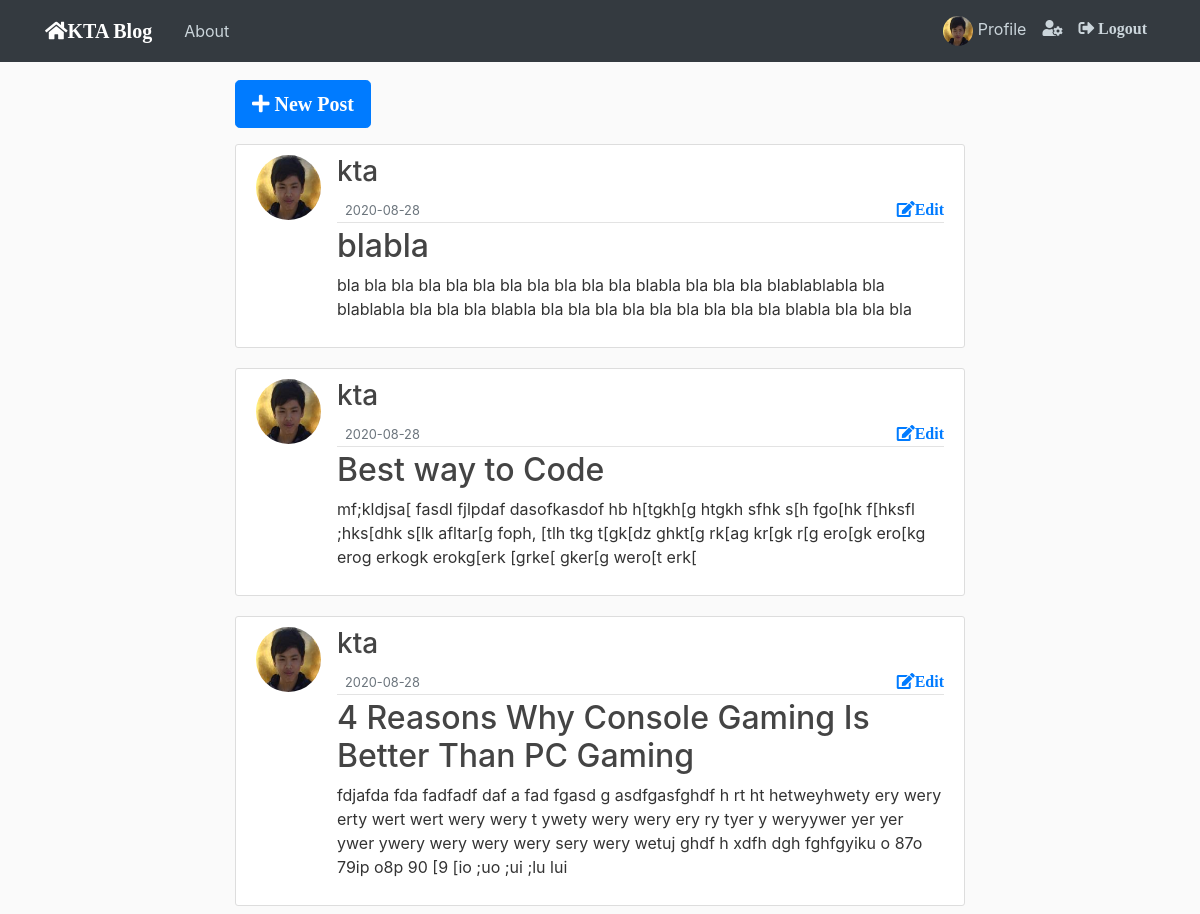
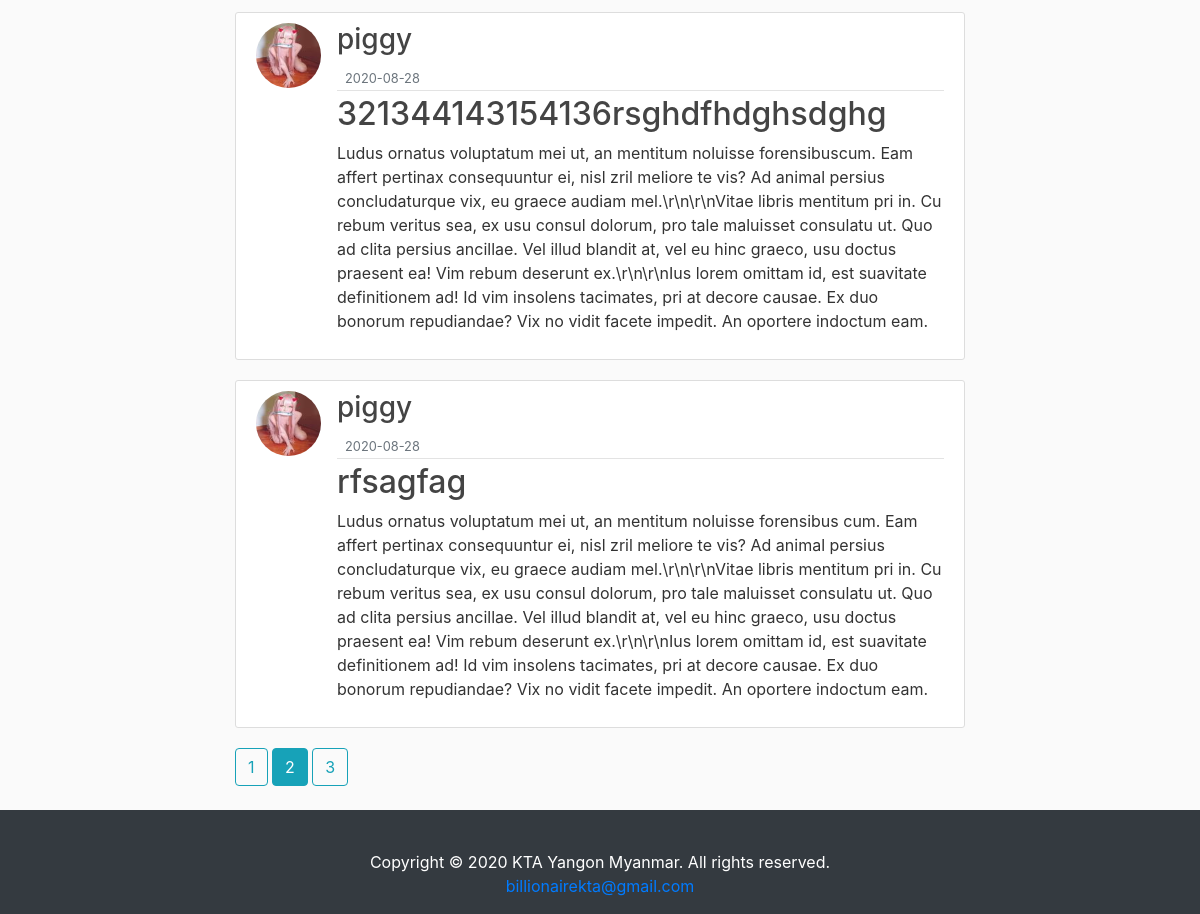
/home?page=2 (signed in), run on the app's committed database (2 pictures, top to bottom).
### flaskblog/model.py (models this page shows, shortened)
class User(db.Model, UserMixin):
    id = db.Column(db.Integer, primary_key=True)
    username = db.Column(db.String(20), unique=True, nullable=False)
    email = db.Column(db.String(120), unique=True, nullable=False)
    image_file = db.Column(db.String(20), nullable=False, default='default.jpg')
    password = db.Column(db.String(60), nullable=False)
    posts = db.relationship('Post', backref='author', lazy=True)

class Post(db.Model):
    id = db.Column(db.Integer, primary_key=True)
    title = db.Column(db.String(100), nullable=False)
    date_posted = db.Column(db.DateTime, nullable=False, default=datetime.utcnow)
    content = db.Column(db.Text, nullable=False)
    user_id = db.Column(db.Integer, db.ForeignKey('user.id'), nullable=False)

### flaskblog/main/route.py (the view)
@main.route("/")
@main.route('/home')
@login_required
def home():
    page = request.args.get('page', 1, type=int)
    posts = Post.query.order_by(Post.date_posted.desc()).paginate(page=page, per_page=5)
    return render_template('index.html', posts=posts)

### flaskblog/model.py (called while the page is built)
@login_manager.user_loader
def load_user(user_id):
    return User.query.get(int(user_id))

### flaskblog/templates/index.html
{% extends "base.html" %}
{% block body %}
     {% if current_user.is_authenticated %}
        <a href="{{ url_for('posts.new_post') }}" class="btn btn-primary btn-lg mb-3" role="button" aria-disabled="true"><i style="color: light;" class="fas fa-plus"> New Post</i></a>
     {% endif %}
     {% for post in posts.items %}
        <article class="media content-section">
          <img class="rounded-circle article-img" src="{{ url_for('static', filename='profile_pics/' + post.author.image_file) }}">
          <div class="media-body">
            <div class="article-metadata">
                <a class="mr-2" href="{{ url_for('users.user_posts', username=post.author.username) }}"><h3>{{ post.author.username }}</h3></a>
              <small class="text-muted">{{ post.date_posted.strftime('%Y-%m-%d') }}</small>
                {% if post.author == current_user %}
                <a class="float-right" href="{{ url_for('posts.post', post_id=post.id) }}"><i style="color: light;" class="fas fa-edit">Edit</i></a>
                {% endif %}
            </div>
            <h2><a class="article-title" href="{{ url_for('posts.post', post_id=post.id) }}">{{ post.title }}</a></h2>
            <p class="article-content">{{ post.content }}</p>
          </div>
        </article>
    {% endfor %}
    {% for page_num in posts.iter_pages(left_edge=1, right_edge=1, left_current=1, right_current=2) %}
      {% if page_num %}
        {% if posts.page == page_num %}
          <a class="btn btn-info mb-4" href="{{ url_for('main.home', page=page_num) }}">{{ page_num }}</a>
        {% else %}
          <a class="btn btn-outline-info mb-4" href="{{ url_for('main.home', page=page_num) }}">{{ page_num }}</a>
        {% endif %}
      {% else %}
        ...
      {% endif %}
    {% endfor %}
{% endblock %}

### flaskblog/templates/base.html (shortened to what this page needs)
<!DOCTYPE html>
<html>
    <head>
        <link rel="stylesheet" href="https://stackpath.bootstrapcdn.com/bootstrap/4.5.2/css/bootstrap.min.css">
        <link rel="stylesheet" type="text/css" href="{{ url_for('static', filename='main.css') }}" />
        <link rel="stylesheet" href="https://use.fontawesome.com/releases/v5.7.0/css/all.css">
    </head>
    <body>
        <header class="site-header">
          <nav class="navbar navbar-expand-md navbar-light bg-dark fixed-top">
            <div class="container">
              <a class="navbar-brand mr-4" href="/"><span style="color: #FFFFFF; font-family: 'monospace; font-size:"><i style="color: light;" class="fas fa-home">KTA Blog</i></span></a>
              <div class="collapse navbar-collapse" id="navbarToggle">
                <div class="navbar-nav mr-auto">
                  <a class="nav-item nav-link" href="{{ url_for('main.about') }}">About</a>
                </div>
                <div class="navbar-nav mr-10">
                    {% if current_user.is_authenticated %}
                       <a class="nav-item nav-link" href="{{ url_for('users.profile') }}" title="profile">
                           <img style="height: 30px; width: 30px;" class="rounded-circle article-img mr-0" src="{{ url_for('static', filename='profile_pics/' + current_user.image_file) }}">
                           Profile
                       </a>
                       <a class="nav-item nav-link" href="{{ url_for('users.account') }}" title="Account Setting"><i style="color: light;" class="fas fa-user-cog"> </i></a>
                       <a class="nav-item nav-link" href="{{ url_for('users.logout') }}"><i style="color: light;" class="fas fa-sign-out-alt"> Logout</i></a>
                    {% else %}
                      <a class="nav-item nav-link" href="{{ url_for('users.login') }}"><i style="color: light;" class="fas fa-sign-in-alt"> Login</i></a>
                      <a class="nav-item nav-link" href="{{ url_for('users.register') }}">Register</a>
                    {% endif %}
                </div>
              </div>
            </div>
          </nav>
        </header>
        <main role="main" class="container">
          <div class="row">
            <div class="col-md-8 mx-auto">
              {% block body %}{% endblock %}
            </div>
          </div>
        </main>
    <footer class="page-footer font-small bg-dark pt-4">
  <div class="container-fluid text-center text-md-left">
  <div class="footer-copyright text-center py-3" style="color: white">Copyright &copy; 2020 KTA Yangon Myanmar. All rights reserved.<br>
    <a href="mailto:billionairekta@gmail.com">billionairekta@gmail.com</a>
  </div>
</footer>
    </body>
</html>

### flaskblog/static/main.css (style rules this page uses)
body { background: #fafafa; color: #333333; margin-top: 5rem; }
h1, h2, h3, h4, h5, h6 { color: #444444; }
.site-header .navbar-nav .nav-link { color: #cbd5db; }
.content-section { background: #ffffff; padding: 10px 20px; border: 1px solid #dddddd; border-radius: 3px; margin-bottom: 20px; }
.article-title { color: #444444; }
.article-content { white-space: pre-line; }
.article-img { height: 65px; width: 65px; margin-right: 16px; }
.article-metadata { padding-bottom: 1px; margin-bottom: 4px; border-bottom: 1px solid #e3e3e3 }

### data on the page
User: image_file (picture)
Post: image_file (picture), author.username "kta", date_posted "2020-08-28", title "blabla", content "bla bla bla bla bla bla bla bla bla bla bla blabla bla bla bla blablablabla bla blablabla bla bla bla blabla bla bla bla bla bla bla bla bla bla blabla bla bla bla"
Post: image_file (picture), author.username "kta", date_posted "2020-08-28", title "Best way to Code", content "mf;kldjsa[ fasdl fjlpdaf dasofkasdof hb h[tgkh[g htgkh sfhk s[h fgo[hk f[hksfl ;hks[dhk s[lk afltar[g foph, [tlh tkg t[gk[dz ghkt[g rk[ag kr[gk r[g ero[gk ero[kg erog erkogk erokg[erk [grke[ gker[g wero[t erk["
Post: image_file (picture), author.username "kta", date_posted "2020-08-28", title "4 Reasons Why Console Gaming Is Better Than PC Gaming", content "fdjafda fda fadfadf daf a fad fgasd g asdfgasfghdf h rt ht hetweyhwety ery wery erty wert wert wery wery t ywety wery wery ery ry tyer y weryywer yer yer ywer ywery wery wery wery sery wery wetuj ghdf h xdfh dgh fghfgyiku o 87o 79ip o8p 90 [9 [io ;uo ;ui ;lu lui"
Post: image_file (picture), author.username "piggy", date_posted "2020-08-28", title "321344143154136rsghdfhdghsdghg", content "Ludus ornatus voluptatum mei ut, an mentitum noluisse forensibuscum. Eam affert pertinax consequuntur ei, nisl zril meliore te vis? Ad animal persius concludaturque vix, eu graece audiam mel.\\r\\n\\r\\nVitae libris mentitum pri in. Cu rebum veritus sea, ex usu consul dolorum, pro tale maluisset consulatu ut. Quo ad clita persius ancillae. Vel illud blandit at, vel eu hinc graeco, usu doctus praesent ea! Vim rebum deserunt ex.\\r\\n\\r\\nIus lorem omittam id, est suavitate definitionem ad! Id vim insolens tacimates, pri at decore causae. Ex duo bonorum repudiandae? Vix no vidit facete impedit. An oportere indoctum eam."
Post: image_file (picture), author.username "piggy", date_posted "2020-08-28", title "rfsagfag", content "Ludus ornatus voluptatum mei ut, an mentitum noluisse forensibus cum. Eam affert pertinax consequuntur ei, nisl zril meliore te vis? Ad animal persius concludaturque vix, eu graece audiam mel.\\r\\n\\r\\nVitae libris mentitum pri in. Cu rebum veritus sea, ex usu consul dolorum, pro tale maluisset consulatu ut. Quo ad clita persius ancillae. Vel illud blandit at, vel eu hinc graeco, usu doctus praesent ea! Vim rebum deserunt ex.\\r\\n\\r\\nIus lorem omittam id, est suavitate definitionem ad! Id vim insolens tacimates, pri at decore causae. Ex duo bonorum repudiandae? Vix no vidit facete impedit. An oportere indoctum eam."

### other printed values
{{ page_num }} "1" "3"
{{ page_num }} "2"
